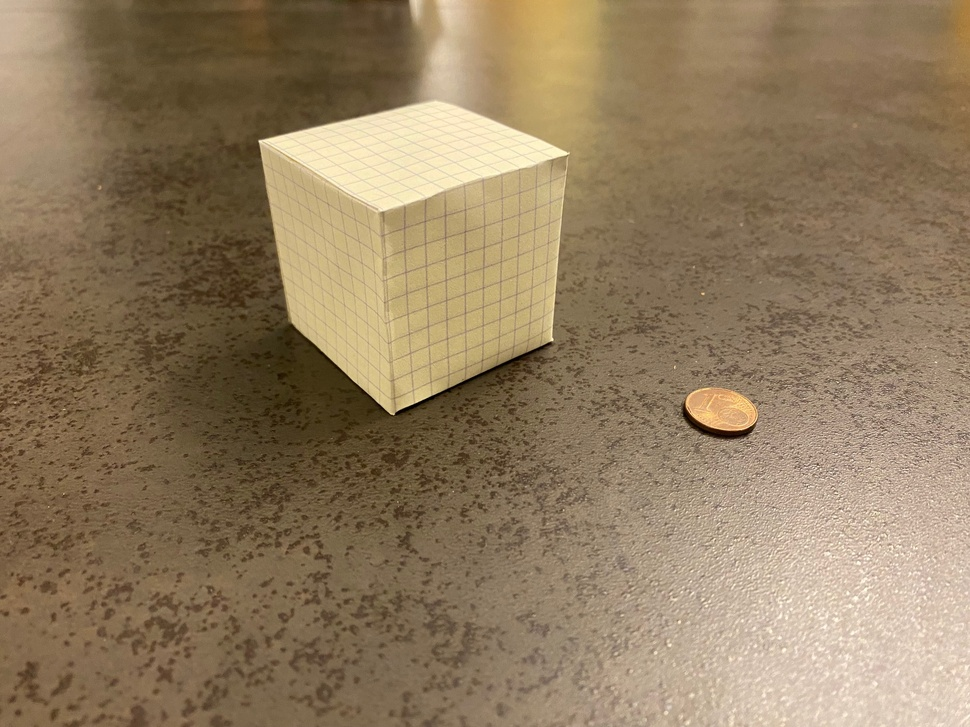
#> input picture from_scratch/points/images/cube2.jpg, 970 x 727 px, shrunk from 2016 x 1512 before the run, found by its file name
$ python matrix_transfo.py
#> lines starting #> are read from the running program, lines starting #| are printed output that depends on the picture
# Import required libraries
import matplotlib.pyplot as plt
import numpy as np
import cv2
import matplotlib
matplotlib.use('TkAgg')  # Ou 'Qt5Agg'


# Function to show two images side by side
def show_images_side_by_side(image1, image2, title1=None, title2=None, cmap1=None, cmap2=None):
    fig, axs = plt.subplots(1, 2, figsize=(12, 6))

    # Show the first image
    axs[0].imshow(image1, cmap=cmap1)
    if title1:
        axs[0].set_title(title1)
    axs[0].axis('off')  # Hide axis

    # Show the second image
    axs[1].imshow(image2, cmap=cmap2)
    if title2:
        axs[1].set_title(title2)
    axs[1].axis('off')  # Hide axis

    plt.show()

# Function to find keypoints and descriptors using ORB
def detect_and_compute(image):
    orb = cv2.ORB_create(nfeatures=500)  # ORB detector with 500 key points
    keypoints, descriptors = orb.detectAndCompute(image, None)
    return keypoints, descriptors

# Function to match keypoints between two images using Brute Force Matcher and RANSAC
def match_keypoints_and_find_homography(image1, image2, keypoints1, keypoints2, descriptors1, descriptors2):
    # Brute Force Matcher with Hamming distance (since ORB uses binary descriptors)
    bf = cv2.BFMatcher(cv2.NORM_HAMMING, crossCheck=True)

    # Match descriptors
    matches = bf.match(descriptors1, descriptors2)

    # Sort matches by distance (best matches first)
    matches = sorted(matches, key=lambda x: x.distance)

    # Extract location of matched keypoints
    pts1 = np.float32([keypoints1[m.queryIdx].pt for m in matches])
    pts2 = np.float32([keypoints2[m.trainIdx].pt for m in matches])

    # Find homography using RANSAC
    homography_matrix, mask = cv2.findHomography(pts1, pts2, cv2.RANSAC, 5.0)

    return matches, homography_matrix, mask

# Function to draw matched keypoints between two images
def draw_matches(image1, image2, keypoints1, keypoints2, matches, mask):
    # Draw only inliers (if mask is applied)
    inlier_matches = [matches[i] for i in range(len(matches)) if mask[i]]

    # Draw matches
    result = cv2.drawMatches(image1, keypoints1, image2, keypoints2, inlier_matches, None,
                             flags=cv2.DrawMatchesFlags_NOT_DRAW_SINGLE_POINTS)

    return result

# Read images
image1 = cv2.imread('points/images/cube2.jpg', cv2.IMREAD_GRAYSCALE)
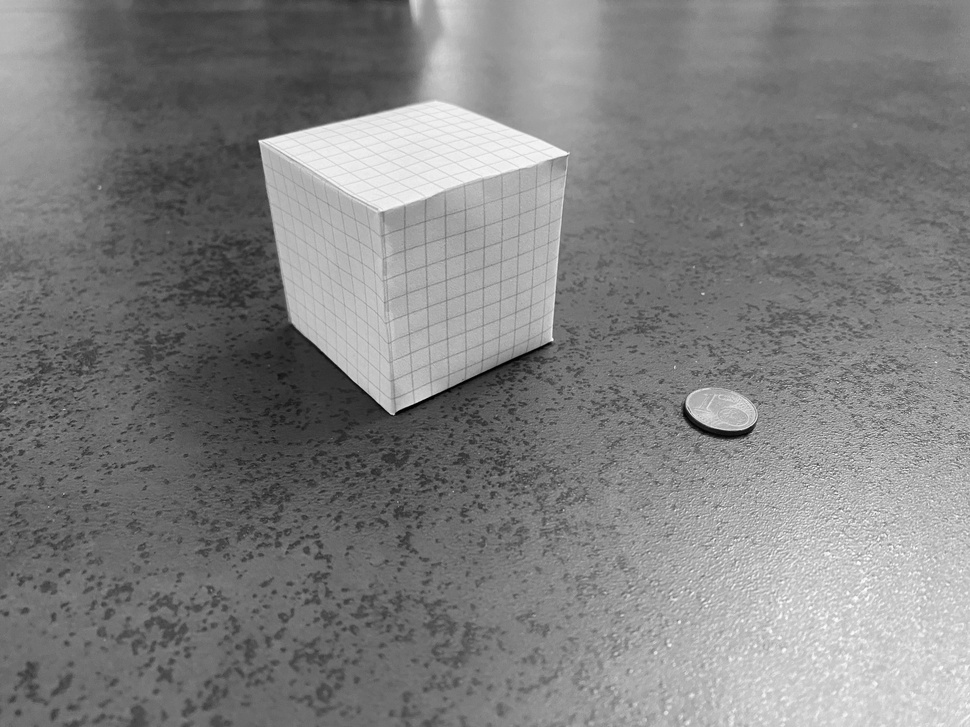
#> image1: shape (727, 970); min 0, max 255, mean 127.4
image2 = cv2.imread('points/images/cube3.jpg', cv2.IMREAD_GRAYSCALE)
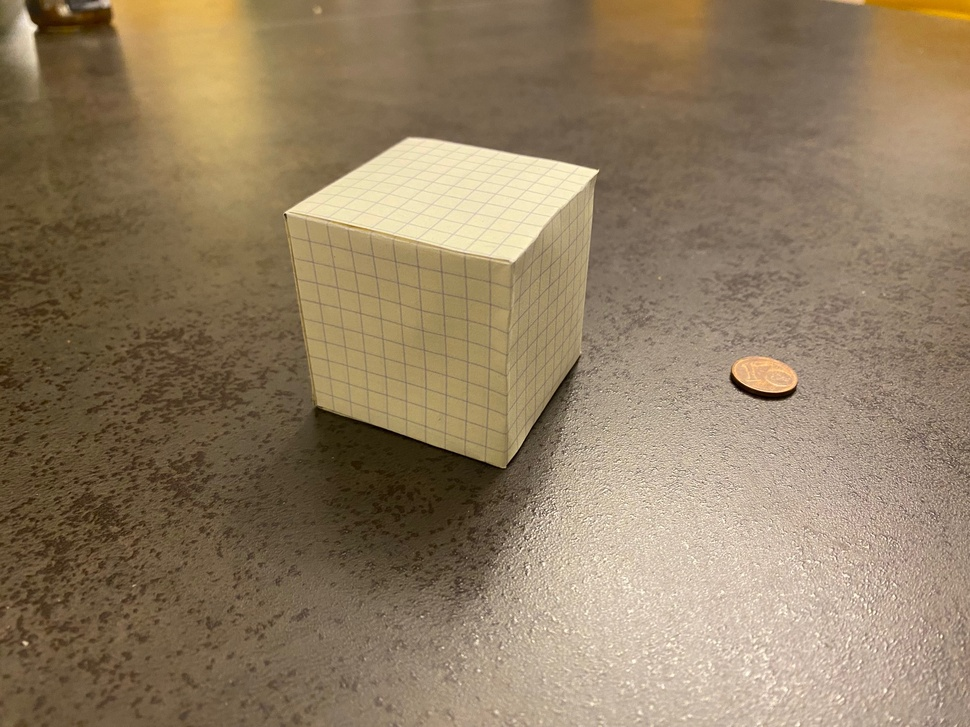
#> input picture from_scratch/points/images/cube3.jpg, 970 x 727 px, shrunk from 2016 x 1512 before the run, found by its file name
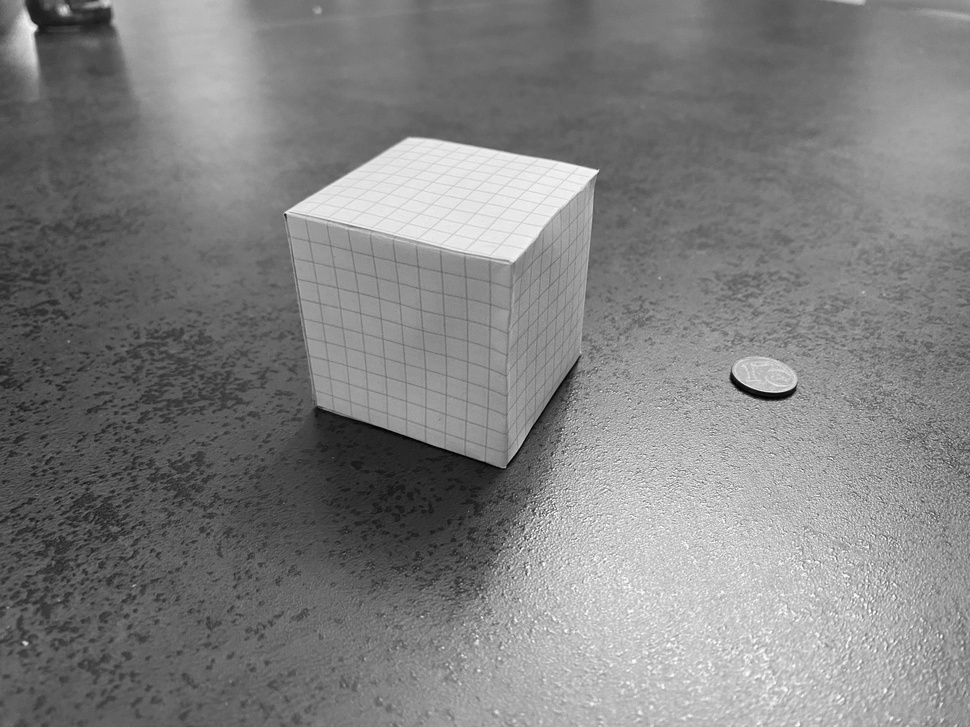
#> image2: shape (727, 970); min 0, max 255, mean 128.3

# Detect keypoints and compute descriptors for both images
keypoints1, descriptors1 = detect_and_compute(image1)
#> in detect_and_compute, `keypoints, descriptors = orb.detectAndCompute(image, None)`: keypoints = 500 keypoints; strongest (x, y, size): (393, 414, 31), (259, 141, 31), (391, 413, 37.2), (259, 142, 37.2)
#> keypoints1 has the same summary as keypoints in detect_and_compute
keypoints2, descriptors2 = detect_and_compute(image2)
#> in detect_and_compute (call 2), `keypoints, descriptors = orb.detectAndCompute(image, None)`: keypoints = 489 keypoints; strongest (x, y, size): (597, 171, 31), (595, 170, 37.2), (596, 171, 44.6), (593, 172, 64.3)
#> keypoints2 has the same summary as keypoints in detect_and_compute

# Match keypoints between the two images and compute the homography matrix using RANSAC
matches, homography_matrix, mask = match_keypoints_and_find_homography(image1, image2, keypoints1, keypoints2, descriptors1, descriptors2)
#> in match_keypoints_and_find_homography, `matches = bf.match(descriptors1, descriptors2)`: matches = 115 matches
#> in match_keypoints_and_find_homography, `pts1 = np.float32([keypoints1[m.queryIdx].pt for m in matches])`: pts1 = 115 pairs, first value 50.4 to 905.8, second value 141.1 to 652.3
#> in match_keypoints_and_find_homography, `pts2 = np.float32([keypoints2[m.trainIdx].pt for m in matches])`: pts2 = 115 pairs, first value 84.6 to 934, second value 136.9 to 669.6
#> in match_keypoints_and_find_homography, `homography_matrix, mask = cv2.findHomography(pts1, pts2, cv2.RANSAC, 5..`: homography_matrix = [[-3.15, -4.57, 1862.3], [-0.166, -4.19, 711.6], [-0.00188, -0.00629, 1]]; mask = 115 values, max 1 at index 0, min 0 at index 2, mean 0.087
#> matches = 115 matches

# Draw matches and show the result
matched_image = draw_matches(image1, image2, keypoints1, keypoints2, matches, mask)
#> in draw_matches, `inlier_matches = [matches[i] for i in range(len(matches)) if mask[i]]`: inlier_matches = 10 matches
#> in draw_matches, `result = cv2.drawMatches(image1, keypoints1, image2, keypoints2, inlie..`:
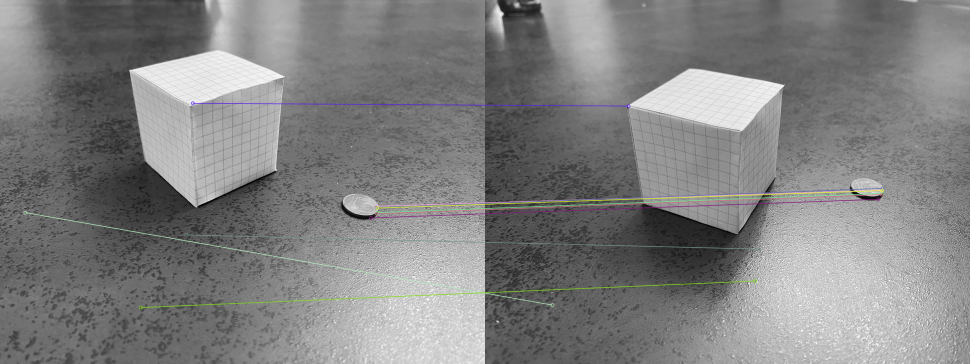
#> result: shape (727, 1940, 3) (shown at 1/2 size); mean of channels 0, 1, 2 128, 128.2, 128.2; drawn as B, G, R

# Display the matched keypoints
plt.figure(figsize=(12, 6))
plt.imshow(matched_image)
plt.title('Matched Keypoints with RANSAC')
plt.axis('off')
plt.show()

# Optionally, print the homography matrix
print("Homography Matrix:")
print(homography_matrix)
#| [[-3.15026554e+00 -4.57018421e+00  1.86231255e+03]
#|  [-1.66355738e-01 -4.19373873e+00  7.11615307e+02]
#|  [-1.88319725e-03 -6.29471167e-03  1.00000000e+00]]
